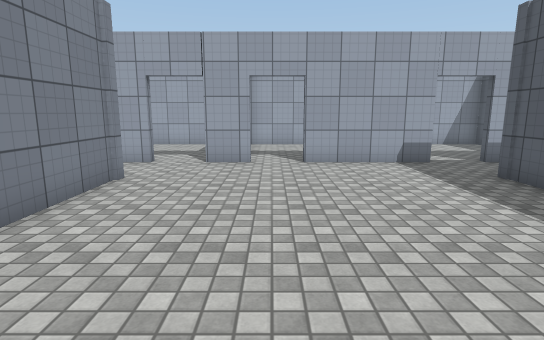
View 1 (above)

23 first-person views from a walk through a 3-D level made in the Unity game engine. The camera is 1.5 m above the floor, tilts 10° down and sees 80° across. The floor is counted in squares, 1 m on a side. Each view is taken from the middle of a square. On the plan, view 1 faces up. The plan holds only what a view shows up to about 15 squares ahead; the rest is blank. The player character is not drawn. Surface patterns are stand-ins for the level's own textures.

View 2
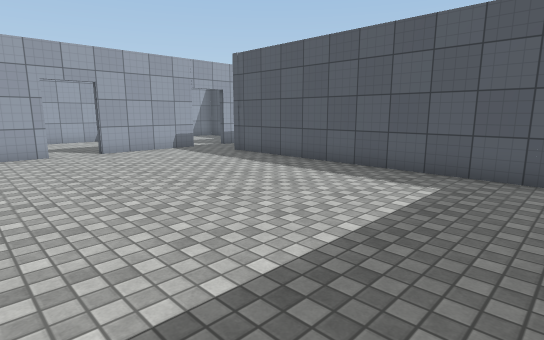

View 3
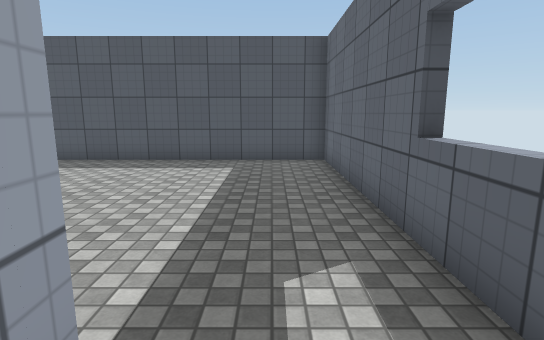

View 4
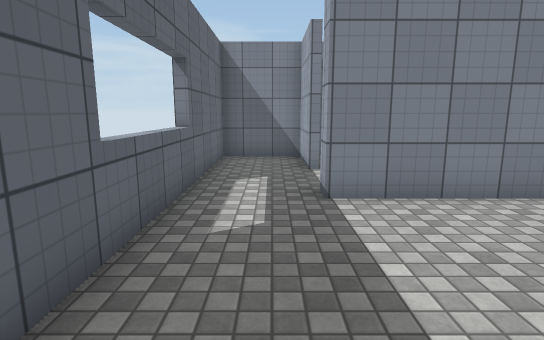

View 5
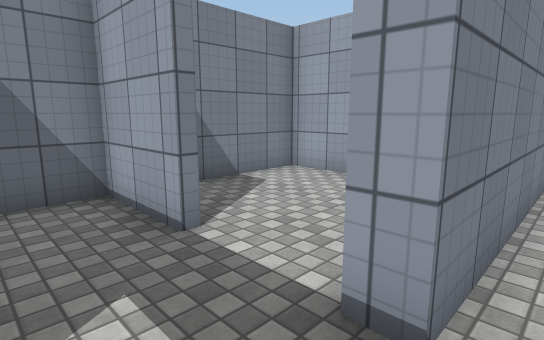

View 6
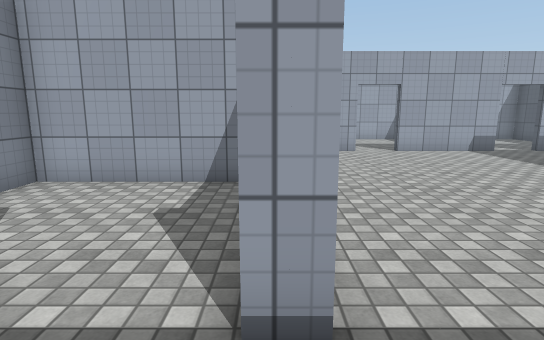

View 7
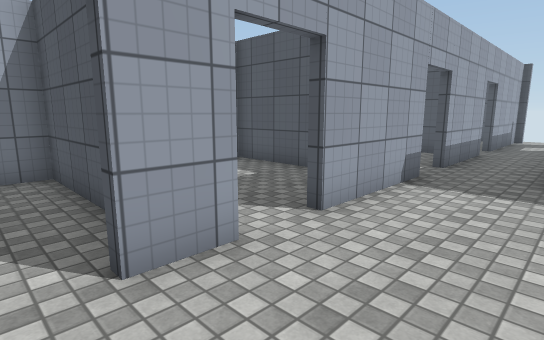

View 8
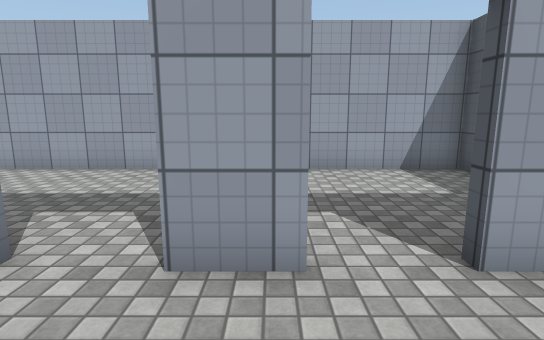

View 9
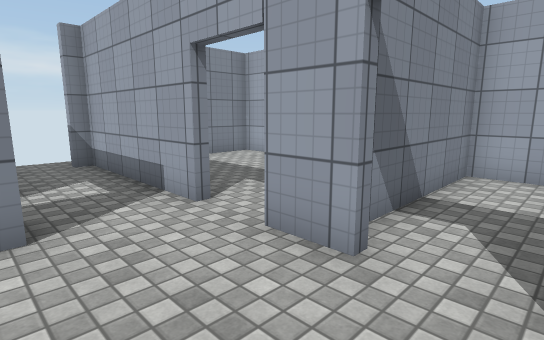

View 10
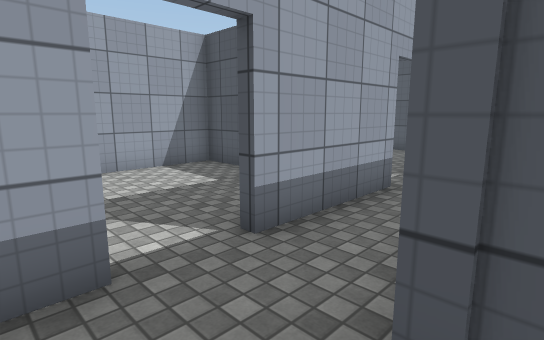

View 11
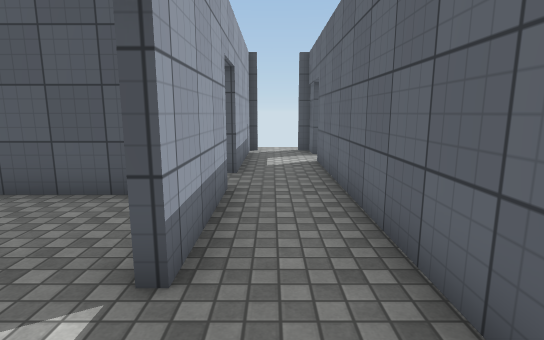

View 12
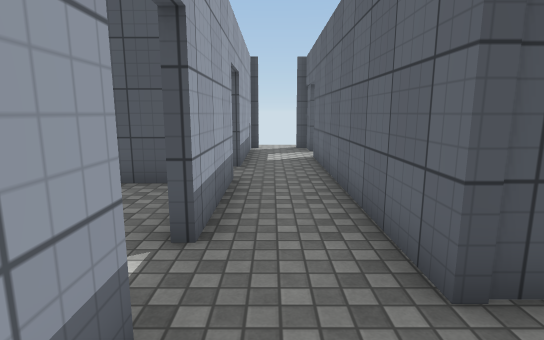

View 13
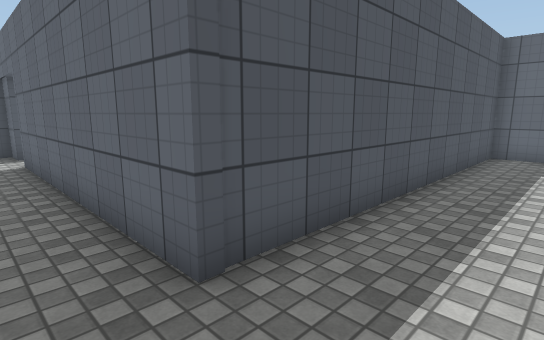

View 14
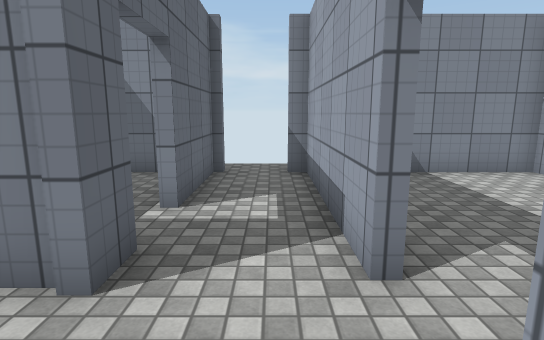

View 15
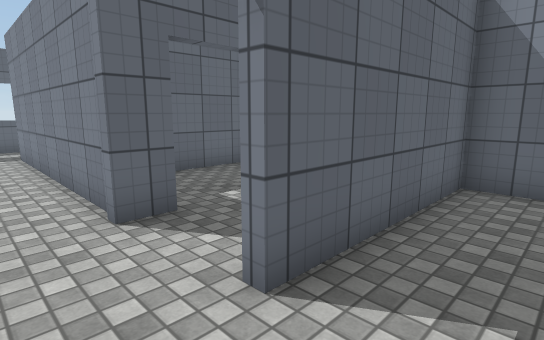

View 16
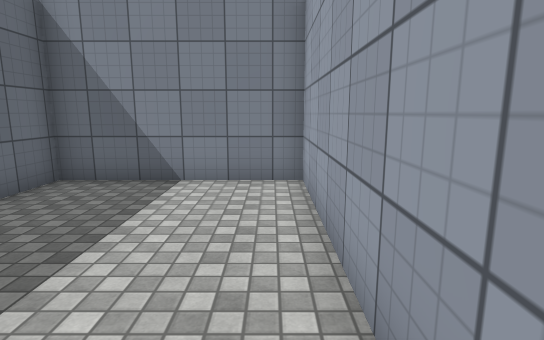

View 17
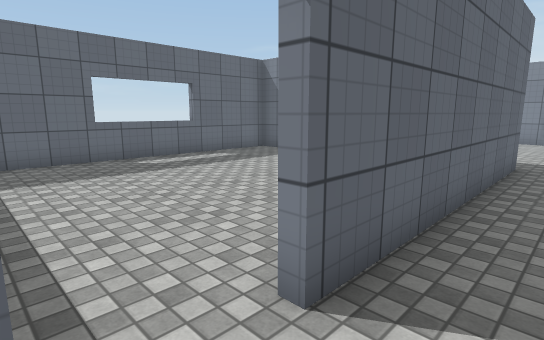

View 18
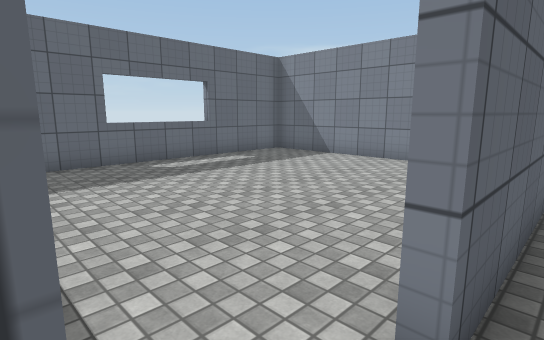

View 19
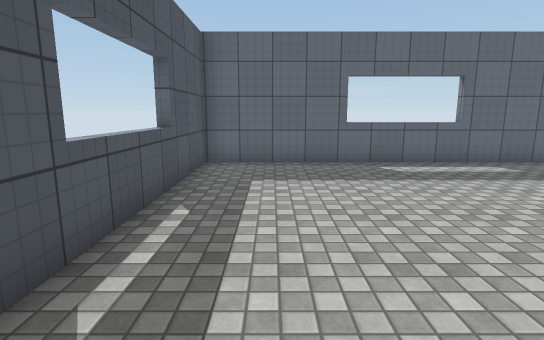

View 20
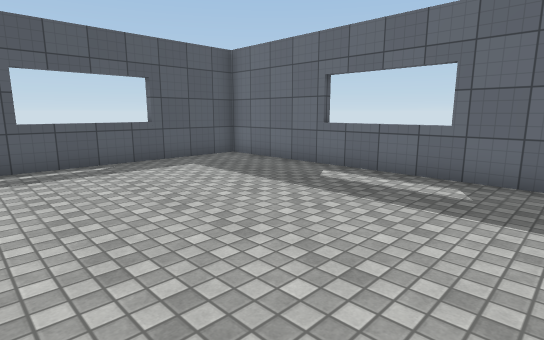

View 21
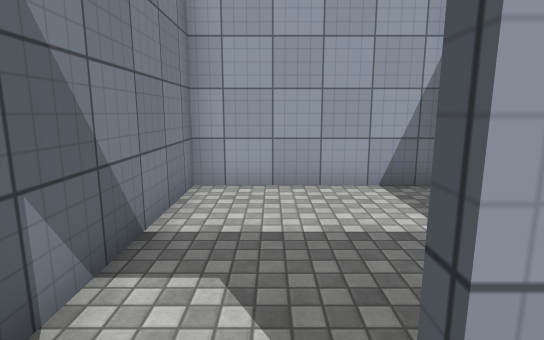

View 22
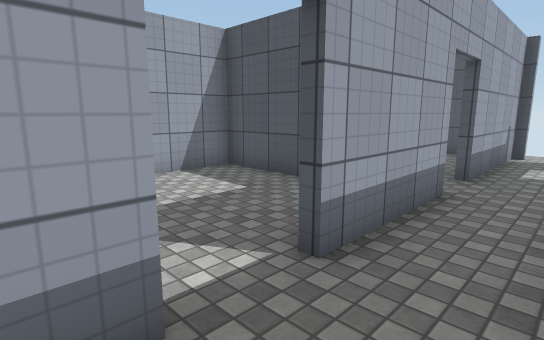

View 23
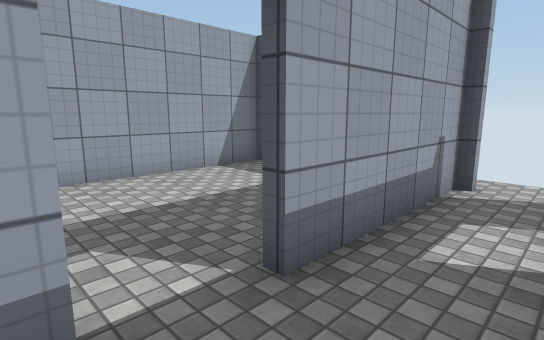

### Floor plan
Points are (right, up) in squares from view 1. A wall is a line through its corners. A room is listed if a view was taken in it or the views show most of it. See-through windows are left out.
Room 1 (views 1, 2, 4, 5, 6, 7, 8, 9, 10, 11, 12, 13, 14, 21, 22, 23)
walls: (-3.6, 7.6) (-3.6, -1.1) (-4.2, -1.1); (-0.6, 9.9) (-2.1, 9.9); (5, 9.9) (0.9, 9.9); (-4.5, -3.7) (5.4, -3.7) (5.4, 7.6) (12.5, 7.6); (10.4, 9.9) (6.5, 9.9)
ways out: opening at (-4, -2.5) to room 2; opening at (-3, 10) to room 3; opening at (13.5, 8.5) to room 4; opening at (11.5, 10) to room 6; opening at (5.5, 10) to room 7; opening at (0, 10) to room 8; opening at (-4, 8.5)
Room 2 (view 3)
walls: (-6.6, -1.1) (-9.2, -1.1) (-9.2, -3.7) (-4.5, -3.7)
ways out: opening at (-4, -2.5) to room 1; opening at (-5.5, -1) to room 9
Room 3 (views 15, 16)
walls: (-1.4, 12.2) (-1.4, 15.7) (-9.2, 15.7) (-9.2, 10.2) (-3.6, 10.2)
ways out: opening at (-3, 10) to room 1
Room 4 (views 17, 18, 19)
walls: (15.9, 7.6) (17, 7.6) (17, 8); (12.5, 7.6) (14.2, 7.6); (17, 9.9) (12, 9.9)
ways out: opening at (13.5, 8.5) to room 1; opening at (15, 7) to room 5; opening at (16.5, 8.5)
Room 5 (view 20)
walls: (5.7, 3.9) (5.7, -1.9) (17, -1.9) (17, 5.8)
ways out: opening at (15, 7) to room 4
Room 6 (no view inside)
walls: (17, 11.5) (17, 13); (17.1, 15.7) (11.4, 15.7)
ways out: opening at (11.5, 10) to room 1
Room 7 (no view inside)
walls: (9.9, 11.2) (9.9, 15.7) (4.4, 15.7) (4.4, 10.8)
ways out: opening at (5.5, 10) to room 1
Room 8 (no view inside)
walls: (4.1, 12.6) (4.1, 15.7) (-1.1, 15.7) (-1.1, 11)
ways out: opening at (0, 10) to room 1
Room 9 (no view inside)
walls: (-6.6, -0.6) (-6.6, -1.1); (-4.6, 4) (-9.2, 4) (-9.2, -0.4)
ways out: opening at (-5.5, -1) to room 2
Room 10 (no view inside)
walls: (-9.2, 6.1) (-9.2, 5.4); (-8.4, 4.3) (-6, 4.3)
ways out: opening at (-5.5, 7)

Positions as (right, up) in squares from view 1, and headings:
1: (0, 0), facing up
2: (-3, -3), facing up-right
3: (-5, -2), facing right
4: (2, -2), facing left
5: (-3, -3), facing up-left
6: (-4, -3), facing up
7: (-3, 7), facing up-right
8: (-1, 7), facing up
9: (1, 7), facing up-left
10: (4, 7), facing up-right
11: (4, 9), facing right
12: (3, 9), facing right
13: (3, 9), facing down-right
14: (-1, 9), facing left
15: (-2, 12), facing down-left
16: (-2, 15), facing left
17: (16, 9), facing down-left
18: (16, 8), facing down-left
19: (15, 8), facing down
20: (7, 6), facing down-right
21: (6, 9), facing up
22: (4, 8), facing up-right
23: (10, 8), facing up-right
